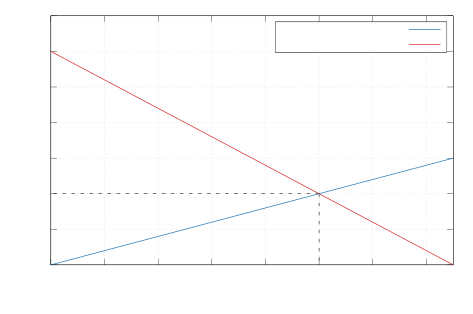

The script that saved this image:
# Ausgabe als PDF (Cairolatex für perfekte Schrift-Einbindung in LaTeX)
set terminal cairolatex pdf size 12cm, 8cm font ",10"

# Dateiname der Ausgabe
set output "physik/images/zuege.tex"

# Achsen und Beschriftung
set xlabel "Zeit t [h]"
set ylabel "Entfernung von Bonn [km]"
set grid

# Wertebereich
set xrange [0:1.5]
set yrange [0:350]

# Legende
set key top right box opaque

# Die Strecke Bonn-Stuttgart
d = 300
v1 = 100
v2 = -200

# Zug 1 (startet in Bonn, fährt nach Stuttgart)
# Formel: s_1 = v_1 * t
s1(x) = v1 * x

# Zug 2 (startet in Stuttgart (d=300), fährt nach Bonn)
# Formel: s_2 = d + v_2 * t
s2(x) = d + v2 * x

# Gestrichelte Linie vom Schnittpunkt (1, 100) zur x-Achse (y=0)
set arrow 1 from 1, 100 to 1, 0 nohead dt 2 lw 1.5 lc rgb "black"

# Gestrichelte Linie vom Schnittpunkt (1, 100) zur y-Achse (x=0)
set arrow 2 from 1, 100 to 0, 100 nohead dt 2 lw 1.5 lc rgb "black"

# Plotten
plot s1(x) title "Zug Bonn $\\rightarrow$ Stuttgart" lc rgb "#1f77b4" lw 2, \
     s2(x) title "Zug Stuttgart $\\rightarrow$ Bonn" lc rgb "#d62728" lw 2
